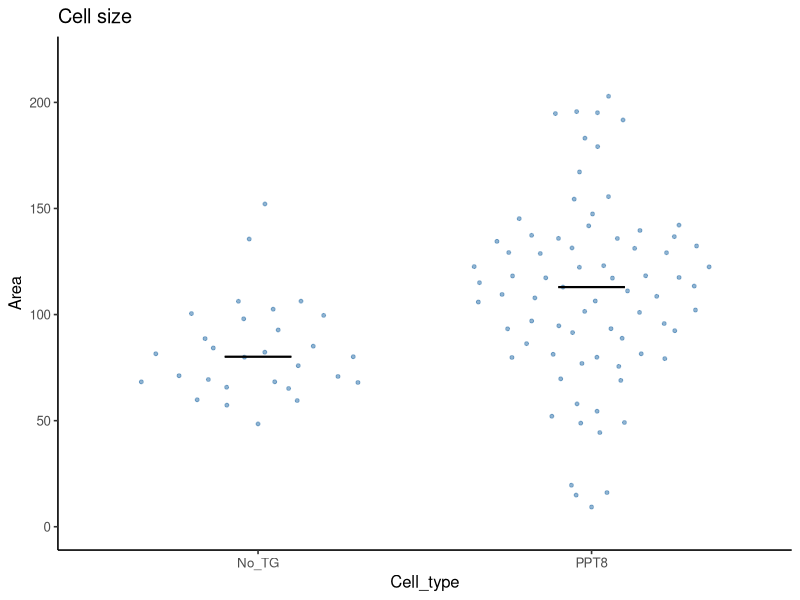
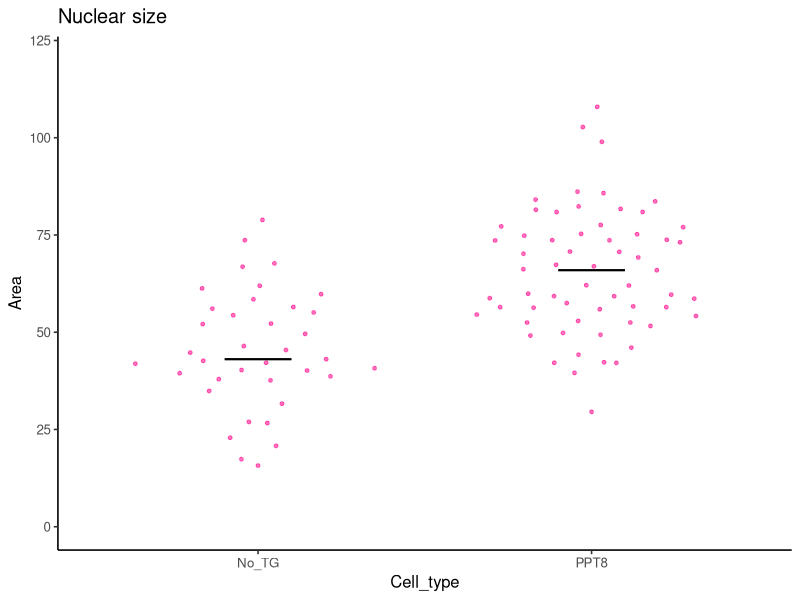

Recreate these plots in R, in order.
## ---- chunk 1
library(tidyverse)
library(ggbeeswarm)
library(readxl)

## ---- chunk 2

df <- readxl::read_xlsx("DIO_size.xlsx")

df$Cell_type <- factor(df$Cell_type, levels = c("No_TG", "PPT8"))



 df %>% dplyr::filter(NC == "Cell") %>%
  ggplot(aes(x = Cell_type, y = Area, group = Cell_type)) +
  geom_quasirandom(alpha = 0.6, size=1, col = "steelblue")+
  #geom_boxplot(alpha = 0.3) +
  stat_summary(fun.y = median, fun.ymin = median, fun.ymax = median, geom = "crossbar", width = 0.2, size = 0.3) +
  coord_cartesian(ylim = c(0,220)) +
  theme_classic(base_size = 12, base_family = "Helvetica") + 
# scale_x_continuous(breaks=seq(3,17,by=2)) +
  ggtitle("Cell size" ) 

## ---- chunk 3
df <- readxl::read_xlsx("DIO_size.xlsx")

df$Cell_type <- factor(df$Cell_type, levels = c("No_TG", "PPT8"))


 df %>% dplyr::filter(NC == "Nucleus") %>%
  ggplot(aes(x = Cell_type, y = Area, group = Cell_type)) +
  geom_quasirandom(alpha = 0.6, size=1, col = "deeppink1")+
  #geom_boxplot(alpha = 0.3) +
  stat_summary(fun.y = median, fun.ymin = median, fun.ymax = median, geom = "crossbar", width = 0.2, size = 0.3) +
  coord_cartesian(ylim = c(0,120)) +
  theme_classic(base_size = 12, base_family = "Helvetica") + 
  ggtitle("Nuclear size" )  
 
 
